Frame 1 (no input): blank canvas, image omitted
Frame 60 (the mouse pressed at the canvas centre just before this capture): blank canvas, image omitted
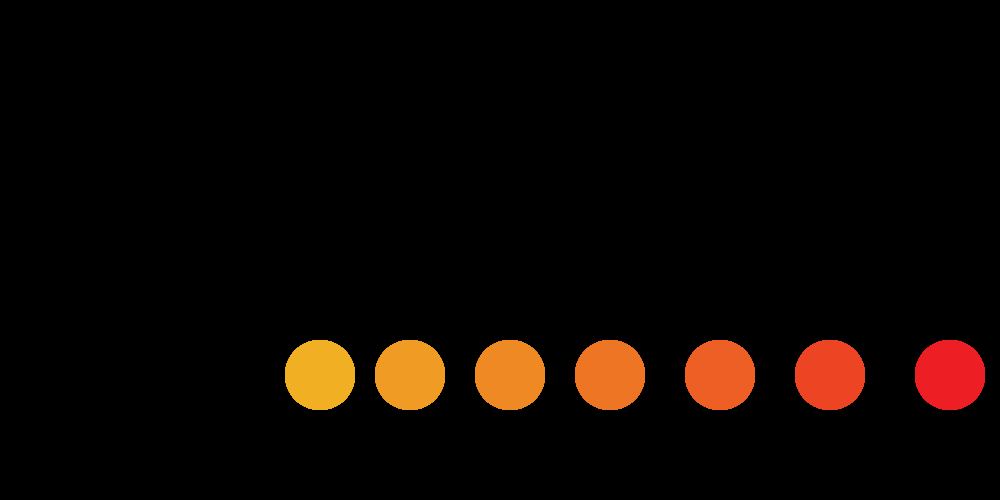
Frame 120 (the mouse held since frame 60 and released just before this capture)

The Processing sketch whose frames 1 and 60 were blank and that drew this single picture after the mouse press (run headless with seeded random() and noise(); from frame 60 on, the mouse is pressed at the canvas centre):

// Processing sketch: processing_112016
// ── processing_112016.pde

void setup() {
size(1000,500); 
background(0);
}
void draw() {
  //bottom row
  if((mouseX>100)&&(mouseY>100)) {
    fill(237,31,36);
    noStroke();
  ellipse(950,375,70,70);}
  
  if((mouseX>150)&&(mouseY>100)) {
  fill(237,69,36);
  noStroke();
  ellipse(830,375,70,70);}
  
  if((mouseX>200)&&(mouseY>100)) {
  fill(237,95,36);
  noStroke();
  ellipse(720,375,70,70);}
  
  if((mouseX>260)&&(mouseY>100)) {
  fill(238,117,36);
  noStroke();
  ellipse(610,375,70,70);}
  
  if((mouseX>320)&&(mouseY>100)) {
  fill(238,137,36);
  noStroke();
  ellipse(510,375,70,70);}
  
  if((mouseX>380)&&(mouseY>100)) {
  fill(240,156,36);
  noStroke();
  ellipse(410,375,70,70);}
  
  if((mouseX>440)&&(mouseY>100)) {
  fill(241,175,35);
  noStroke();
  ellipse(320,375,70,70);}
  
  if((mouseX>500)&&(mouseY>100)) {
  fill(243,195,32);
  noStroke();
  ellipse(230,375,70,70);}
  
  if((mouseX>600)&&(mouseY>100)) {
  fill(244,214,28);
  noStroke();
  ellipse(140,375,70,70);}
  
  if((mouseX>700)&&(mouseY>100)) {
  fill(246,235,22);
  noStroke();
  ellipse(50,375,70,70);}
  
  
  
 //top row
 if((mouseX<900)&&(mouseY>350)) {
    fill(16,109,56);
    noStroke();
  ellipse(50,125,70,70);}
  
  if((mouseX<850)&&(mouseY>350)) {
    fill(17,106,66);
    noStroke();
  ellipse(170,125,70,70);}
  
  if((mouseX<800)&&(mouseY>350)) {
    fill(17,103,79);
    noStroke();
  ellipse(280,125,70,70);}
  
  if((mouseX<750)&&(mouseY>350)) {
    fill(16,99,92);
    noStroke();
  ellipse(390,125,70,70);}
  
  if((mouseX<700)&&(mouseY>350)) {
    fill(16,96,104);
    noStroke();
  ellipse(490,125,70,70);}
  
  if((mouseX<650)&&(mouseY>350)) {
    fill(16,92,115);
    noStroke();
  ellipse(590,125,70,70);}
  
  if((mouseX<600)&&(mouseY>350)) {
    fill(16,88,126);
    noStroke();
  ellipse(680,125,70,70);}
  
  if((mouseX<650)&&(mouseY>350)) {
    fill(18,83,136);
    noStroke();
  ellipse(770,125,70,70);}
  
  if((mouseX<600)&&(mouseY>350)) {
    fill(21,77,145);
    noStroke();
  ellipse(860,125,70,70);}
  
  if((mouseX<500)&&(mouseY>350)) {
    fill(23,72,158);
    noStroke();
  ellipse(950,125,70,70);}
  
  
  
  
  
  
  
  
}
